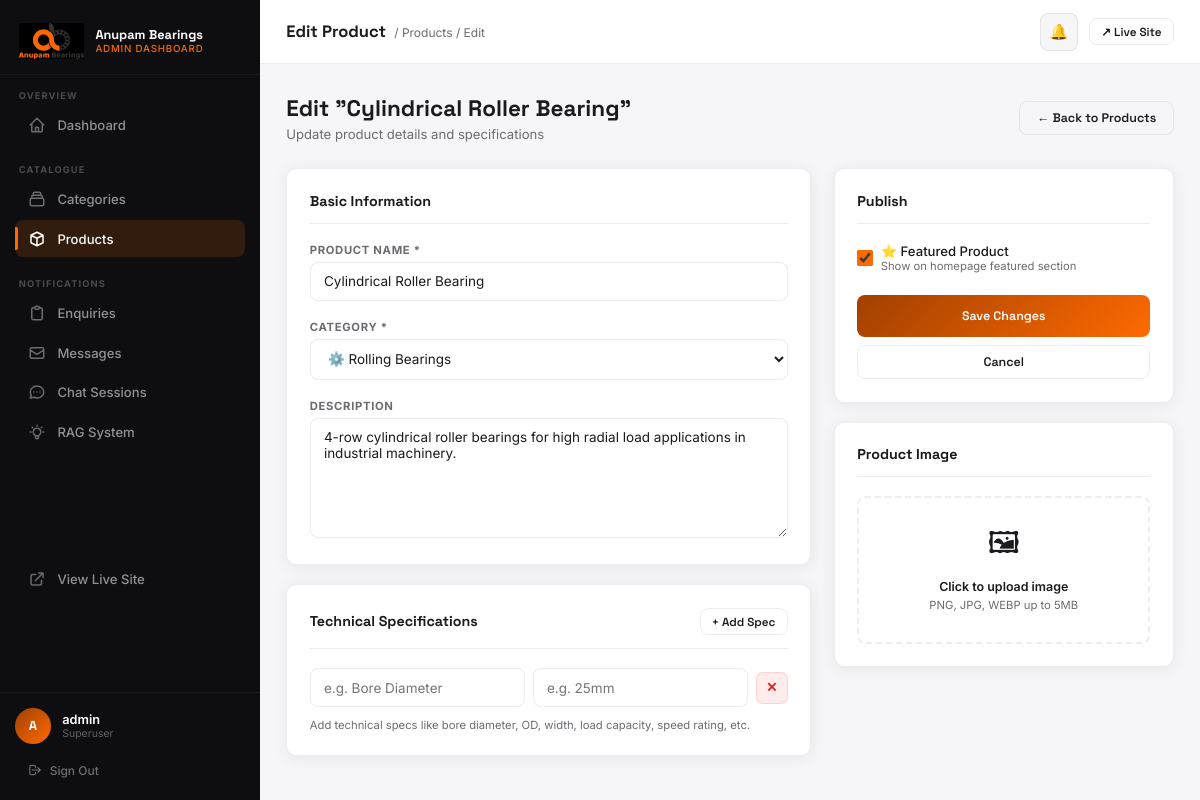
The page /dashboard/products/2/edit/ (signed in) on the database its author committed.
### products/models.py (models this page shows, shortened)
class Product(models.Model):
    category = models.ForeignKey(Category, on_delete=models.CASCADE, related_name='products')
    name = models.CharField(max_length=200)
    slug = models.SlugField(unique=True)
    description = models.TextField(blank=True)
    specifications = models.JSONField(default=dict, blank=True)
    image = models.ImageField(upload_to='products/', blank=True, null=True)
    is_featured = models.BooleanField(default=False)
    created_at = models.DateTimeField(auto_now_add=True)

class Category(models.Model):
    name = models.CharField(max_length=200)
    slug = models.SlugField(unique=True)
    description = models.TextField(blank=True)
    icon = models.CharField(max_length=100, blank=True, help_text="Icon class or emoji")
    image = models.ImageField(upload_to='categories/', blank=True, null=True)
    order = models.IntegerField(default=0)
    class Meta:
        verbose_name_plural = 'Categories'
        ordering = ['order', 'name']

### dashboard/views.py (the view, shortened to what this page needs)
# urls.py: path('products/<int:pk>/edit/',          views.product_edit,            name='product_edit'),
@login_required(login_url='/dashboard/login/')
@staff_required
def product_edit(request, pk):
    product = get_object_or_404(Product, pk=pk)
    categories = Category.objects.all()
    return render(request, 'dashboard/product_form.html', {
        'categories': categories,
        'product': product,
    })

### templates/dashboard/product_form.html (shortened to what this page needs)
{% extends "dashboard/base.html" %}
{% block page_title %}{% if product %}Edit Product{% else %}Add Product{% endif %}{% endblock %}
{% block breadcrumb %}<span class="topbar-breadcrumb">/ <a href="{% url 'dashboard:products' %}" style="color:var(--muted);text-decoration:none;">Products</a> / {% if product %}Edit{% else %}New{% endif %}</span>{% endblock %}
{% block nav_prods %}active{% endblock %}
{% block content %}
<div class="page-header">
  <div class="page-header-left">
    <h1>{% if product %}Edit "{{ product.name }}"{% else %}Add New Product{% endif %}</h1>
    <p>{% if product %}Update product details and specifications{% else %}Add a new product to the catalogue{% endif %}</p>
  </div>
  <a href="{% url 'dashboard:products' %}" class="btn btn-ghost">← Back to Products</a>
</div>
<form method="POST" enctype="multipart/form-data">
  <div style="display:grid;grid-template-columns:1fr 340px;gap:1.5rem;align-items:start;">
    <div style="display:flex;flex-direction:column;gap:1.25rem;">
      <div class="card card-pad">
        <h3 style="font-family:var(--font-d);font-size:0.95rem;font-weight:700;margin-bottom:1.25rem;padding-bottom:0.875rem;border-bottom:1px solid var(--border);">Basic Information</h3>
        <div class="form-grid">
          <div class="form-group">
            <label>Product Name *</label>
            <input class="form-input" type="text" name="name" required value="{{ product.name|default:'' }}" placeholder="e.g. Tapered Roller Bearing"/>
          </div>
          <div class="form-group">
            <label>Category *</label>
            <select class="form-input" name="category" required>
              {% for cat in categories %}
              <option value="{{ cat.pk }}" {% if product and product.category_id == cat.pk %}selected{% endif %}>
                {{ cat.icon }} {{ cat.name }}
              </option>
              {% endfor %}
            </select>
          </div>
          <div class="form-group">
            <label>Description</label>
            <textarea class="form-input" name="description" placeholder="Describe the product, its features, and use cases…" style="min-height:120px;">{{ product.description|default:'' }}</textarea>
          </div>
        </div>
      </div>
      <div class="card card-pad">
        <div style="display:flex;align-items:center;justify-content:space-between;margin-bottom:1.25rem;padding-bottom:0.875rem;border-bottom:1px solid var(--border);">
          <h3 style="font-family:var(--font-d);font-size:0.95rem;font-weight:700;">Technical Specifications</h3>
          <button type="button" onclick="addSpecRow()" class="btn btn-ghost btn-sm">+ Add Spec</button>
        </div>
        <div id="spec-rows">
          {% if product and product.specifications %}
            {% for key, value in product.specifications.items %}
            <div class="spec-row">
              <input class="form-input" type="text" name="spec_key" value="{{ key }}" placeholder="e.g. Bore Diameter"/>
              <input class="form-input" type="text" name="spec_value" value="{{ value }}" placeholder="e.g. 25mm"/>
              <button type="button" onclick="this.closest('.spec-row').remove()" class="btn btn-danger btn-icon btn-sm">✕</button>
            </div>
            {% endfor %}
          {% else %}
            <div class="spec-row">
              <input class="form-input" type="text" name="spec_key" placeholder="e.g. Bore Diameter"/>
              <input class="form-input" type="text" name="spec_value" placeholder="e.g. 25mm"/>
              <button type="button" onclick="this.closest('.spec-row').remove()" class="btn btn-danger btn-icon btn-sm">✕</button>
            </div>
          {% endif %}
        </div>
        <p style="font-size:0.75rem;color:var(--muted);margin-top:0.75rem;">Add technical specs like bore diameter, OD, width, load capacity, speed rating, etc.</p>
      </div>
    </div>
    <div style="display:flex;flex-direction:column;gap:1.25rem;">
      <div class="card card-pad">
        <h3 style="font-family:var(--font-d);font-size:0.95rem;font-weight:700;margin-bottom:1.25rem;padding-bottom:0.875rem;border-bottom:1px solid var(--border);">Publish</h3>
        <label class="form-check" style="margin-bottom:1.5rem;">
          <input type="checkbox" name="is_featured" {% if product and product.is_featured %}checked{% endif %}/>
          <div>
            <div class="form-check-label">⭐ Featured Product</div>
            <div style="font-size:0.75rem;color:var(--muted);">Show on homepage featured section</div>
          </div>
        </label>
        <button type="submit" class="btn btn-primary" style="width:100%;justify-content:center;padding:0.875rem;">
          {% if product %}Save Changes{% else %}Add Product{% endif %}
        </button>
        {% if product %}
        <a href="{% url 'dashboard:products' %}" class="btn btn-ghost" style="width:100%;justify-content:center;margin-top:0.5rem;">Cancel</a>
        {% endif %}
      </div>
      <div class="card card-pad">
        <h3 style="font-family:var(--font-d);font-size:0.95rem;font-weight:700;margin-bottom:1.25rem;padding-bottom:0.875rem;border-bottom:1px solid var(--border);">Product Image</h3>
        <div style="border:2px dashed var(--border);border-radius:8px;padding:1.5rem;text-align:center;cursor:pointer;transition:border-color 0.2s;"
             onclick="document.getElementById('img-upload').click()"
             id="drop-zone">
          <div style="font-size:2rem;margin-bottom:0.5rem;">🖼</div>
          <div style="font-size:0.83rem;font-weight:600;color:var(--on);">Click to upload image</div>
          <div style="font-size:0.75rem;color:var(--muted);margin-top:0.25rem;">PNG, JPG, WEBP up to 5MB</div>
        </div>
      </div>
    </div>
  </div>
</form>
{% endblock %}

### templates/dashboard/base.html (shortened to what this page needs)
{% load static %}
<!DOCTYPE html>
<html lang="en">
<head>
</head>
<body>
<aside class="sidebar" id="sidebar">
  <div class="sidebar-logo">
    <img src="{% static 'images/logo.png' %}" alt="Anupam Bearings"/>
    <div>
      <div class="sidebar-logo-text">Anupam Bearings</div>
      <div class="sidebar-logo-sub">Admin Dashboard</div>
    </div>
  </div>
  <div class="sidebar-section">
    <div class="sidebar-section-label">Overview</div>
    <a href="{% url 'dashboard:home' %}" class="nav-item {% block nav_home %}{% endblock %}">
      <svg class="nav-icon" fill="none" stroke="currentColor" viewBox="0 0 24 24"><path stroke-linecap="round" stroke-linejoin="round" stroke-width="2" d="M3 12l2-2m0 0l7-7 7 7M5 10v10a1 1 0 001 1h3m10-11l2 2m-2-2v10a1 1 0 01-1 1h-3m-6 0a1 1 0 001-1v-4a1 1 0 011-1h2a1 1 0 011 1v4a1 1 0 001 1m-6 0h6"/></svg>
      Dashboard
    </a>
  </div>
  <div class="sidebar-section">
    <div class="sidebar-section-label">Catalogue</div>
    <a href="{% url 'dashboard:categories' %}" class="nav-item {% block nav_cats %}{% endblock %}">
      <svg class="nav-icon" fill="none" stroke="currentColor" viewBox="0 0 24 24"><path stroke-linecap="round" stroke-linejoin="round" stroke-width="2" d="M19 11H5m14 0a2 2 0 012 2v6a2 2 0 01-2 2H5a2 2 0 01-2-2v-6a2 2 0 012-2m14 0V9a2 2 0 00-2-2M5 11V9a2 2 0 012-2m0 0V5a2 2 0 012-2h6a2 2 0 012 2v2M7 7h10"/></svg>
      Categories
    </a>
    <a href="{% url 'dashboard:products' %}" class="nav-item {% block nav_prods %}{% endblock %}">
      <svg class="nav-icon" fill="none" stroke="currentColor" viewBox="0 0 24 24"><path stroke-linecap="round" stroke-linejoin="round" stroke-width="2" d="M20 7l-8-4-8 4m16 0l-8 4m8-4v10l-8 4m0-10L4 7m8 4v10M4 7v10l8 4"/></svg>
      Products
    </a>
  </div>
  <div class="sidebar-section">
    <div class="sidebar-section-label">Notifications</div>
    <a href="{% url 'dashboard:enquiries' %}" class="nav-item {% block nav_enq %}{% endblock %}">
      <svg class="nav-icon" fill="none" stroke="currentColor" viewBox="0 0 24 24"><path stroke-linecap="round" stroke-linejoin="round" stroke-width="2" d="M9 5H7a2 2 0 00-2 2v12a2 2 0 002 2h10a2 2 0 002-2V7a2 2 0 00-2-2h-2M9 5a2 2 0 002 2h2a2 2 0 002-2M9 5a2 2 0 012-2h2a2 2 0 012 2"/></svg>
      Enquiries
    </a>
    <a href="{% url 'dashboard:messages' %}" class="nav-item {% block nav_msgs %}{% endblock %}">
      <svg class="nav-icon" fill="none" stroke="currentColor" viewBox="0 0 24 24"><path stroke-linecap="round" stroke-linejoin="round" stroke-width="2" d="M3 8l7.89 5.26a2 2 0 002.22 0L21 8M5 19h14a2 2 0 002-2V7a2 2 0 00-2-2H5a2 2 0 00-2 2v10a2 2 0 002 2z"/></svg>
      Messages
    </a>
    <a href="{% url 'dashboard:chats' %}" class="nav-item {% block nav_chats %}{% endblock %}">
      <svg class="nav-icon" fill="none" stroke="currentColor" viewBox="0 0 24 24"><path stroke-linecap="round" stroke-linejoin="round" stroke-width="2" d="M8 12h.01M12 12h.01M16 12h.01M21 12c0 4.418-4.03 8-9 8a9.863 9.863 0 01-4.255-.949L3 20l1.395-3.72C3.512 15.042 3 13.574 3 12c0-4.418 4.03-8 9-8s9 3.582 9 8z"/></svg>
      Chat Sessions
    </a>
    <a href="{% url 'dashboard:rag_status' %}" class="nav-item {% block nav_rag %}{% endblock %}">
      RAG System
    </a>
  </div>
  <div class="sidebar-section" style="margin-top:auto;">
    <a href="/" target="_blank" class="nav-item">
      <svg class="nav-icon" fill="none" stroke="currentColor" viewBox="0 0 24 24"><path stroke-linecap="round" stroke-linejoin="round" stroke-width="2" d="M10 6H6a2 2 0 00-2 2v10a2 2 0 002 2h10a2 2 0 002-2v-4M14 4h6m0 0v6m0-6L10 14"/></svg>
      View Live Site
    </a>
  </div>
  <div class="sidebar-footer">
    <div class="sidebar-user">
      <div class="sidebar-avatar">{{ request.user.username|first|upper }}</div>
      <div>
        <div class="sidebar-user-name">{{ request.user.get_full_name|default:request.user.username }}</div>
        <div class="sidebar-user-role">{% if request.user.is_superuser %}Superuser{% else %}Staff{% endif %}</div>
      </div>
    </div>
    <a href="{% url 'dashboard:logout' %}" class="sidebar-logout">
      <svg style="width:14px;height:14px;" fill="none" stroke="currentColor" viewBox="0 0 24 24"><path stroke-linecap="round" stroke-linejoin="round" stroke-width="2" d="M17 16l4-4m0 0l-4-4m4 4H7m6 4v1a3 3 0 01-3 3H6a3 3 0 01-3-3V7a3 3 0 013-3h4a3 3 0 013 3v1"/></svg>
      Sign Out
    </a>
  </div>
</aside>
<div class="main">
  <header class="topbar">
    <div>
      <span class="topbar-title">{% block page_title %}Dashboard{% endblock %}</span>
      {% block breadcrumb %}<span class="topbar-breadcrumb"></span>{% endblock %}
    </div>
    <div class="topbar-right">
      <div style="position:relative;" id="notif-wrapper">
        <div class="topbar-notif" onclick="toggleNotifPanel()" title="Notifications">
          🔔
        </div>
      </div>
      <a href="/" target="_blank" class="btn btn-ghost btn-sm">↗ Live Site</a>
    </div>
  </header>
  <div class="page-content">
    {% block content %}{% endblock %}
  </div>
</div>
</body>
</html>

### rows shown on the page
Product: name "Cylindrical Roller Bearing", category "⚙️ Rolling Bearings", description "4-row cylindrical roller bearings for high radial load applications in industrial machinery.", is_featured "☑"

### other values the page prints
{{ request.user.username|first|upper }} "A"
{{ request.user.get_full_name|default:request.user.username }} "admin"
